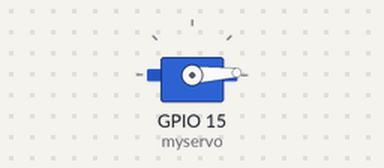
Recording of a sketch running on a simulated ESP32. Shown: servo. What the sketch prints to the serial monitor is not drawn.

Above: at 0.05 s.
At 1.3 s:
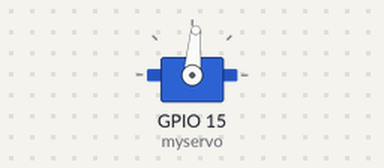
At 2.6 s:
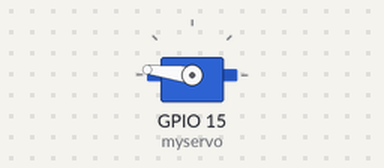
At 5.2 s:
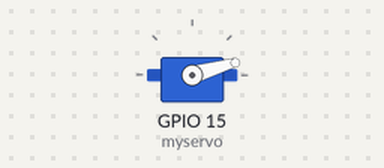
Timing chart, 0 to 7.1 s (numbered marks = the images above):
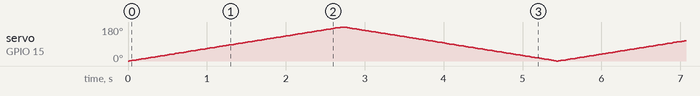

The sketch:

program.ino
```cpp
#include <ESP32Servo.h>

Servo myservo;

int pos = 0;

void setup() {
  myservo.attach(15);
  Serial.begin(115200);
}

void loop() {
  for (pos = 0; pos <= 180; pos += 1) {
    // in steps of 1 degree
    myservo.write(pos);
    delay(15);
    Serial.println(pos);
  }
  for (pos = 180; pos >= 0; pos -= 1) {
    myservo.write(pos);
    delay(15);
    Serial.println(pos);
  }
}
```
